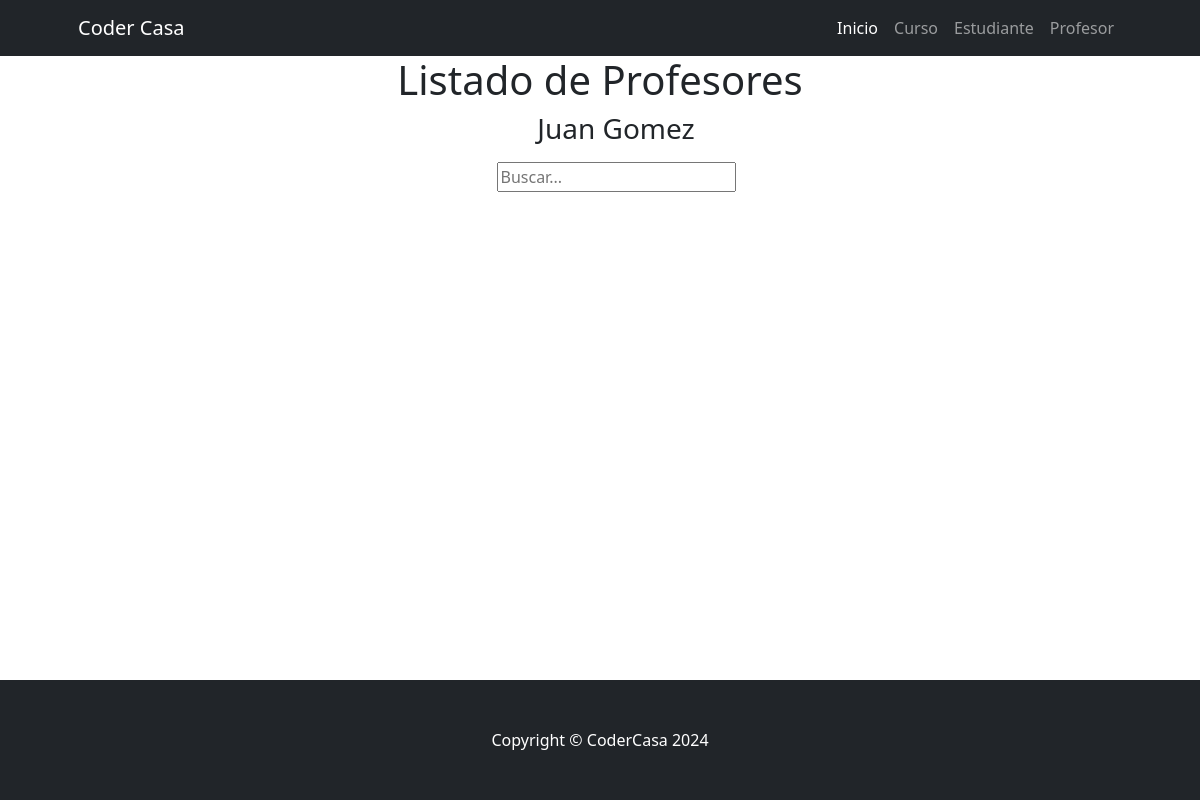
The app's page /Clase/profesor_list, older data.
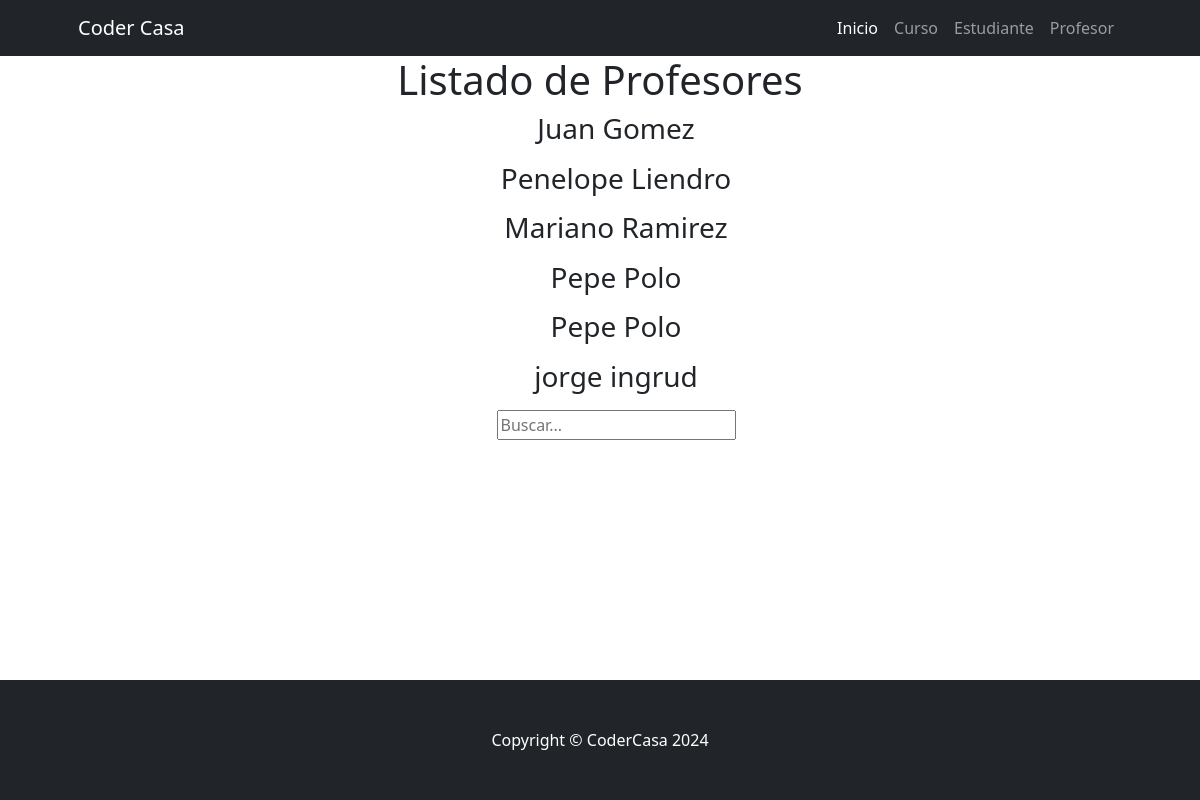
The same page, newer data.
### Clase/models.py (models this page shows, shortened)
class Profesor(models.Model):
    nombre = models.CharField(max_length=255)
    apellido = models.CharField(max_length=255)
    class Meta:
        verbose_name = "Profesor"
        verbose_name_plural = "Profesores"

### Clase/views.py (the view)
# urls.py: path("profesor_list", profesor_list,name="profesor_list" ),
def profesor_list(request):
    busqueda = request.GET.get("busqueda",None)
    if busqueda:
        print(busqueda)
        consulta = Profesor.objects.filter(nombre__icontains=busqueda)
    else:
       consulta = Profesor.objects.all()
    contexto = {"profesores": consulta}
    return render(request,"Clase/profesor_list.html", contexto)

### Clase/templates/Clase/profesor_list.html (shortened to what this page needs)
{% extends 'core/base.html' %}
{% block content %}
<center>
<h1>Listado de Profesores</h1>
</center>
<center>
{% for profe in profesores  %}
<ul>
    <h3>{{profe.nombre}} {{profe.apellido}}</h3>
</ul>
{% endfor %}
</center>
<ul>
    <center>
    <form action="{% url 'Clase:profesor_list' %}" method="get">
        <input type="text" name="busqueda" placeholder="Buscar...">
    </form>
    </center>
</ul>
{% endblock content %}

### core/templates/core/base.html (shortened to what this page needs)
{% load static %}
<!DOCTYPE html>
<html lang="es">
    <head>
        <link href="{% static 'core/css/styles.css' %} " rel="stylesheet" />
    </head>
    <body style="display: flex; flex-direction: column; min-height: 100vh;">
        <nav class="navbar navbar-expand-lg navbar-dark bg-dark">
            <div class="container px-5">
                <a class="navbar-brand" href="{% url 'core:index' %}">Coder Casa</a>
                <div class="collapse navbar-collapse" id="navbarSupportedContent">
                    <ul class="navbar-nav ms-auto mb-2 mb-lg-0">
                        <li class="nav-item"><a class="nav-link active" aria-current="page" href="{% url 'core:index' %}">Inicio</a></li>
                        <li class="nav-item"><a class="nav-link" href="{% url 'Clase:principal_cursos' %}">Curso</a></li>
                        <li class="nav-item"><a class="nav-link" href="{% url 'Clase:index' %}">Estudiante</a></li>
                        <li class="nav-item"><a class="nav-link" href="{% url 'Clase:principal_profesores'%}">Profesor</a></li>
                    </ul>
                </div>
            </div>
        </nav>
        {% block content %}
        {% endblock content %}
        <footer style="margin-top: auto; background-color: #333; color: #fff; text-align: center; padding: 15px;" class="py-5 bg-dark">
            <div class="container px-4 px-lg-5"><p style="margin: 0;" class="m-0 text-center text-white">Copyright &copy; CoderCasa 2024</p></div>
        </footer>
    </body>
</html>

Row changes from the older to the newer data that the page shows:
added Profesor: nombre "Penelope", apellido "Liendro"
added Profesor: nombre "Mariano", apellido "Ramirez"
added Profesor: nombre "Pepe", apellido "Polo"
added Profesor: nombre "Pepe", apellido "Polo"
added Profesor: nombre "jorge", apellido "ingrud"
